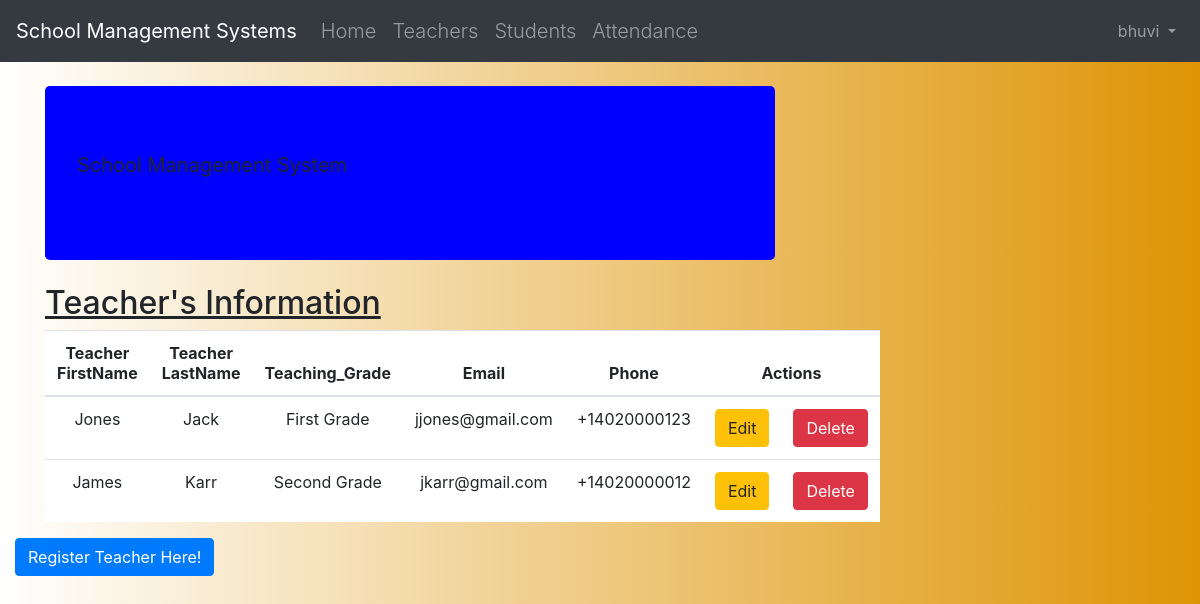
The page /teacher_list/ (signed in) on the database its author committed.
### Schools/models.py (models this page shows, shortened)
class Teacher(models.Model):
    teacher_ID = models.IntegerField(primary_key=True, max_length=10, blank=False, null=False, default=' ')
    teacher_lastname = models.CharField(max_length=50, blank=False, null=True, default='')
    teacher_firstname = models.CharField(max_length=50, blank=False, null=True, default='')
    teaching_grade = models.CharField(max_length=50, blank=False, null=True, default='')
    teacher_street_address = models.CharField(max_length=100, blank=False, null=True, default='')
    teacher_city = models.CharField(max_length=50, blank=False, null=True, default='')
    teacher_state = models.CharField(max_length=50, blank=False, null=True, default='')
    teacher_zip = models.CharField(max_length=50, blank=True, null=True, default='00000')
    teacher_email = models.EmailField(max_length=100, default=' ')
    teacher_phone = models.CharField(max_length=50, default='(402)000-0000')

### Schools/views.py (the view)
# urls.py: path('teacher_list/', views.teacher_list, name='teacher_list'),
@login_required
def teacher_list(request):
    teachers = Teacher.objects.all()
    return render(request, "Schools/teacher_list.html", {'teachers': teachers})

### Schools/templates/Schools/teacher_list.html (shortened to what this page needs)
{% extends 'Schools/base.html' %}
{% block content %}
<html lang="en">
    <body>
  <header class="jumbotron my-4 table-responsive" style="background: blue">
      <p class="lead text-nowrap"><b>School Management System</b></p>
         </header>
    <div class="row"> <br>
        <h2 style="padding-left: 15Px"><u>Teacher's Information</u></h2>
    </div>
    <div>
        <table class="table table-hover table-responsive-lg text-center">
            <thead>
            <tr bgcolor="white">
                <th>Teacher FirstName</th>
                <th>Teacher LastName</th>
                <th>Teaching_Grade</th>
                <th>Email</th>
                <th>Phone</th>
                <th colspan="3">Actions</th>
            </tr>
            </thead>
            <tbody>
            {% for teacher in teachers %}
                <tr bgcolor="white">
                    <td>{{ teacher.teacher_firstname }}</td>
                    <td>{{ teacher.teacher_lastname}}</td>
                    <td>{{ teacher.teaching_grade }}</td>
                    <td>{{ teacher.teacher_email }}</td>
                    <td>{{ teacher.teacher_phone}}</td>
                    <td><a href="{% url 'Schools:teacher_edit' pk=teacher.pk %}"
                           class="btn btn-warning">Edit</a></td>
                    <td><a href="{% url 'Schools:teacher_delete' pk=teacher.pk %}"
                    onclick="return confirm('Are you sure you want to delete?')"
                    class="btn btn-danger">Delete</a>
                    </td>
                </tr>
            {% endfor %}
            </tbody>
        </table>
    </div>
     <div class="row">
            <a href="{% url 'Schools:teacher_create' %}" class="row"><span
                    class="btn btn-primary">Register Teacher Here!</span></a>
     </div>
    </body>
    </html>
{% endblock %}

### Schools/templates/Schools/base.html (shortened to what this page needs)
{% load static %}
<html lang="en">
<head>
  <link rel="stylesheet" href="https://maxcdn.bootstrapcdn.com/bootstrap/4.5.0/css/bootstrap.min.css">
</head>
<body>
<nav class="navbar navbar-expand-sm bg-dark navbar-dark">
        <a href="/" class="navbar-brand">School Management Systems</a>
        <div class="collapse navbar-collapse" id="collapsibleNavbar">
            <ul class="navbar-nav">
                <li class="nav-item lead"><a class=nav-link href="{% url 'Schools:home' %}">Home</a></li>
                <li class="nav-item lead"><a class=nav-link href="{% url 'Schools:teacher_list' %}">Teachers</a></li>
                <li class="nav-item lead"><a class=nav-link href="{% url 'Schools:student_list' %}">Students</a></li>
                <li class="nav-item lead"><a class=nav-link href="{% url 'Schools:attendance_list' %}">Attendance</a></li>
            </ul>
      <div class="collapse navbar-collapse" id="navbarCollapse">
        {% if user.is_authenticated %}
          <ul class="navbar-nav ml-auto">
            <li class="nav-item">
              <a class="nav-link dropdown-toggle" href="#" id="userMenu"
              data-toggle="dropdown" aria-haspopup="true" aria-expanded
              ="false">
                {{ user.username }}
              </a>
            </li>
          </ul>
        {% else %}
          <form class="form-inline ml-auto">
            <a href="{% url 'login' %}" class="btn btn-outline-secondary">
            Log In</a>
          </form>
          <li><a class="nav-link lead" href="{% url 'Schools:signup' %}">Sign Up</a></li>
        {% endif %}
      </div>
        </div>
</nav>
<div class="content container">
    <div class="row">
        <div class="col-md-8">
            {% block content %}{% endblock %}
        </div>
    </div>
</div>
</body>
</html>

### Schools/templates/Schools/base.html (style rules this page uses)
body,html { height: 100%; margin: 0; background: #7F7FD5; background: -webkit-linear-gradient(to right, #ffffff, #ffffff); background: linear-gradient(to right, #ffffff, #de9404); }

### Schools/templates/Schools/teacher_list.html (style rules this page uses)
body { background-color: blue; }

### rows shown on the page
Teacher: teacher_firstname "Jones", teacher_lastname "Jack", teaching_grade "First Grade", teacher_email "jjones@gmail.com", teacher_phone "+14020000123"
Teacher: teacher_firstname "James", teacher_lastname "Karr", teaching_grade "Second Grade", teacher_email "jkarr@gmail.com", teacher_phone "+14020000012"

### other values the page prints
{{ user.username }} "bhuvi"
